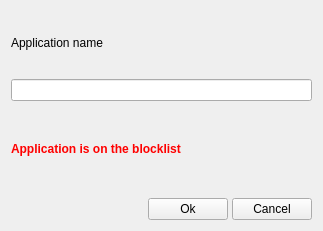
<?xml version="1.0" encoding="UTF-8"?>
<ui version="4.0">
    <class>AddApplicationDialog</class>
    <widget class="QWidget" name="AddApplicationDialog">
        <property name="geometry">
            <rect>
                <x>0</x>
                <y>0</y>
                <width>323</width>
                <height>231</height>
            </rect>
        </property>
        <property name="sizePolicy">
            <sizepolicy hsizetype="Preferred" vsizetype="Fixed">
                <horstretch>0</horstretch>
                <verstretch>0</verstretch>
            </sizepolicy>
        </property>
        <property name="windowTitle">
            <string>Form</string>
        </property>
        <layout class="QVBoxLayout" name="verticalLayout">
            <property name="spacing">
                <number>4</number>
            </property>
            <property name="sizeConstraint">
                <enum>QLayout::SetDefaultConstraint</enum>
            </property>
            <item>
                <widget class="QWidget" name="preset_name_input" native="true">
                    <layout class="QVBoxLayout" name="verticalLayout_2">
                        <property name="spacing">
                            <number>4</number>
                        </property>
                        <property name="leftMargin">
                            <number>0</number>
                        </property>
                        <property name="topMargin">
                            <number>0</number>
                        </property>
                        <property name="rightMargin">
                            <number>0</number>
                        </property>
                        <property name="bottomMargin">
                            <number>0</number>
                        </property>
                        <item>
                            <widget class="QLabel" name="application_name_label">
                                <property name="text">
                                    <string>Application name</string>
                                </property>
                            </widget>
                        </item>
                        <item>
                            <widget class="QLineEdit" name="application_line_edit">
                                <property name="sizePolicy">
                                    <sizepolicy hsizetype="MinimumExpanding" vsizetype="Fixed">
                                        <horstretch>0</horstretch>
                                        <verstretch>0</verstretch>
                                    </sizepolicy>
                                </property>
                            </widget>
                        </item>
                    </layout>
                </widget>
            </item>
            <item>
                <widget class="QLabel" name="error_message">
                    <property name="font">
                        <font>
                            <weight>75</weight>
                            <bold>true</bold>
                        </font>
                    </property>
                    <property name="text">
                        <string>&lt;span style=&quot;color: red&quot;&gt;Application is on the blocklist&lt;/span&gt;
                        </string>
                    </property>
                    <property name="textFormat">
                        <enum>Qt::RichText</enum>
                    </property>
                </widget>
            </item>
            <item>
                <layout class="QHBoxLayout" name="horizontalLayout">
                    <item>
                        <spacer name="horizontalSpacer">
                            <property name="orientation">
                                <enum>Qt::Horizontal</enum>
                            </property>
                            <property name="sizeHint" stdset="0">
                                <size>
                                    <width>40</width>
                                    <height>20</height>
                                </size>
                            </property>
                        </spacer>
                    </item>
                    <item>
                        <widget class="QPushButton" name="ok_button">
                            <property name="text">
                                <string>Ok</string>
                            </property>
                        </widget>
                    </item>
                    <item>
                        <widget class="QPushButton" name="cancel_button">
                            <property name="text">
                                <string>Cancel</string>
                            </property>
                        </widget>
                    </item>
                </layout>
            </item>
        </layout>
    </widget>
    <resources/>
    <connections/>
</ui>
